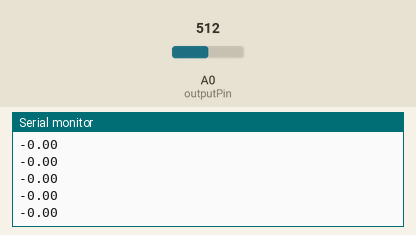
Simulated run of this sketch. Board: Arduino Uno, built with avr-gcc and run on an emulated ATmega328P. Shown: the last lines printed to the serial monitor. The test bench sets the inputs (shaded band); at power-on: A0 (outputPin) = 512.

Above: at 1.2 s.
1.3 s: A0 (outputPin) set to 716
At 2.3 s:
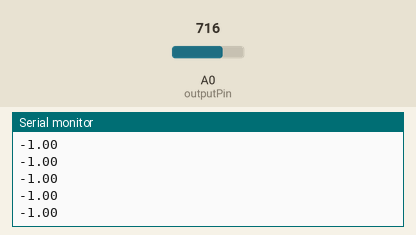
2.8 s: A0 (outputPin) set to 900
At 3.6 s:
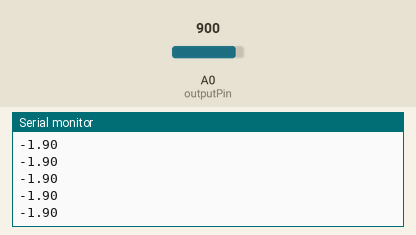
Timing chart, 0 to 5.8 s (numbered marks = the images above; inputs shaded):
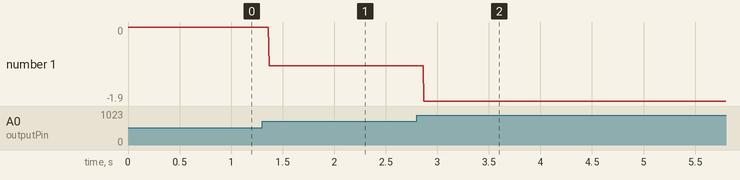

Measured:
- after the input at 1.3 s, the serial monitor: prints a new line after 0.07 s (image 1)
- after the input at 2.8 s, the serial monitor: prints a new line after 0.07 s (image 2)
- plotted number 1: 0 → -1 after the input at 1.3 s, -1 → -1.9 after the input at 2.8 s

The sketch:

step1.ino
```cpp
const int outputPin = A0;
float err, outputVoltage;
float setPointVoltage = 2.5;
void setup()
{
Serial.begin(9600);
}

void loop()
{
  outputVoltage = (float) analogRead(outputPin)/1023*5;
  err = (setPointVoltage - outputVoltage);
  Serial.println(err);
  //delay(500);
}
```
